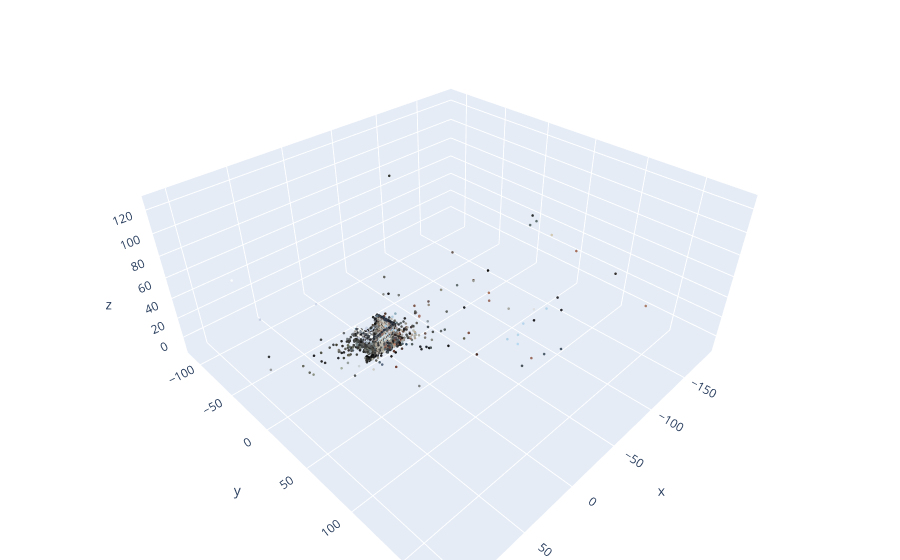

Notebook source saved alongside this figure:
### Code cell
import load_sfm_data
import numpy as np

import pycolmap
import plotly.graph_objects as go

# import os
# # Force headless / surfaceless EGL rendering
# os.environ['EGL_PLATFORM'] = 'surfaceless'
# os.environ['LIBGL_ALWAYS_SOFTWARE'] = 'true'

import open3d as o3d

def get_data():
    folder = "/mnt/e/dataset/sfm/courtyard_dslr_undistorted/courtyard/dslr_calibration_undistorted"
    parser = load_sfm_data.SfMParser(folder)
    parser.parse_cameras("cameras.txt")
    parser.parse_images("images.txt")
    parser.parse_points3d("points3D.txt")
    return(parser.cameras, parser.images, parser.points3d)

def plot_pcd(points, colors):
    # Leverage your already extracted numpy arrays directly in the browser
    fig = go.Figure(data=[
        go.Scatter3d(
            x=points[:, 0],
            y=points[:, 1],
            z=points[:, 2],
            mode='markers',
            marker=dict(
                size=1.5,
                color=colors, # Uses your normalized 0-1 RGB array
            )
        )
    ])

    fig.update_layout(
        scene=dict(aspectmode='data'),
        margin=dict(l=0, r=0, b=0, t=0)
    )
    fig.show()

cameras, images, points_3d = get_data()
# print(cameras)

points = []
colors = []
for p3d_id, p3d in points_3d.items():
    points.append([p3d.x, p3d.y, p3d.z])
    colors.append([p3d.r, p3d.g, p3d.b])
points = np.array(points)
colors = np.array(colors) / 255.0
plot_pcd(points, colors)

### Figure 1 — Plotly figure (JSON) as saved in the notebook; plotly's stock layout.template omitted (floating-point values rounded to 4 significant figures; data arrays with more than 128 entries replaced by an {"elided": "..."} marker saying what was removed)
{"data": [{"marker": {"color": {"elided": "33487x3 float values"}, "size": 1.5}, "mode": "markers", "type": "scatter3d", "x": {"elided": "33487 float values"}, "y": {"elided": "33487 float values"}, "z": {"elided": "33487 float values"}}], "layout": {"margin": {"b": 0, "l": 0, "r": 0, "t": 0}, "scene": {"aspectmode": "data"}}}
